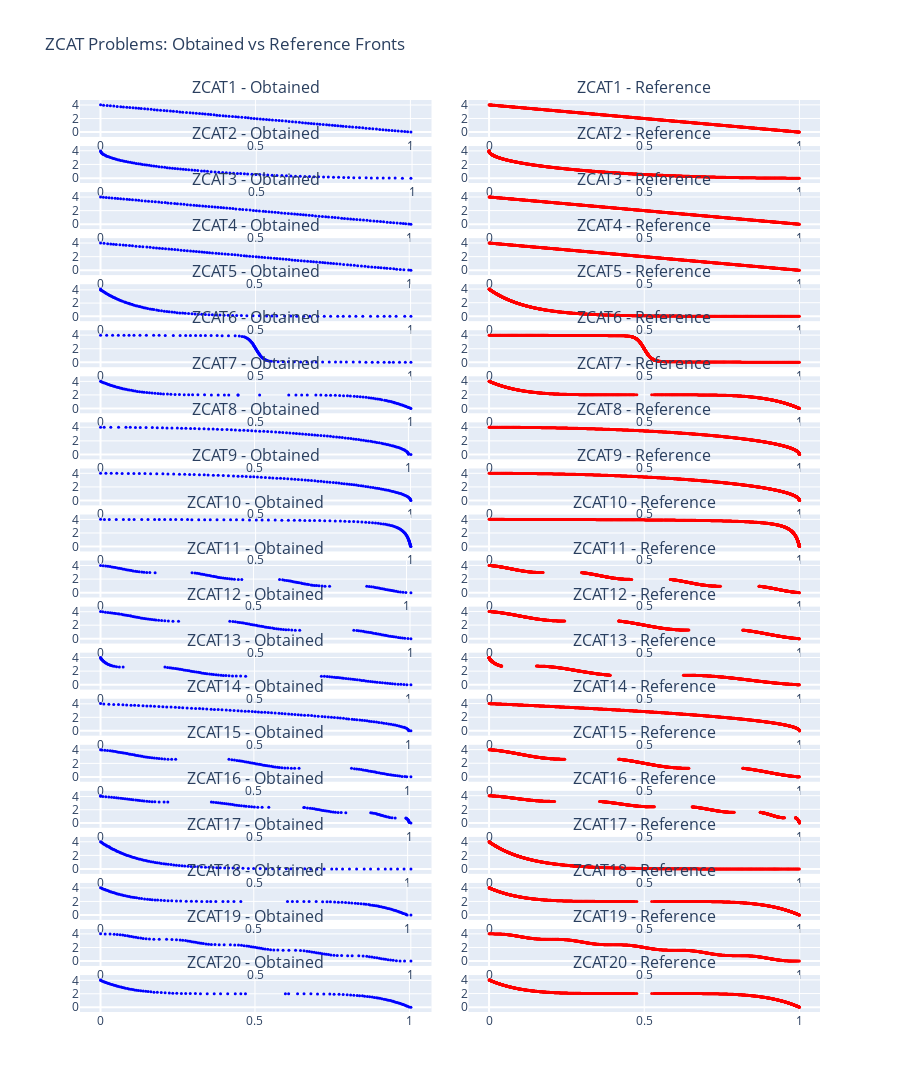

Notebook source saved alongside this figure:
### Code cell
# Visualization
rows = len(zcat_problems)
cols = 2

fig = make_subplots(
    rows=rows, 
    cols=cols,
    subplot_titles=[f"{p.name()} - Obtained" if i%2==0 else f"{p.name()} - Reference" for p in zcat_problems for i in range(2)],
    vertical_spacing=0.01,
    horizontal_spacing=0.05
)

for i, problem in enumerate(zcat_problems):
    problem_name = problem.name()
    row = i + 1
    data = results[problem_name]
    
    # Obtained Front
    obt_solutions = data["obtained"]
    obt_x = [s.objectives[0] for s in obt_solutions]
    obt_y = [s.objectives[1] for s in obt_solutions]
    
    fig.add_trace(
        go.Scatter(x=obt_x, y=obt_y, mode='markers', name=f'{problem_name} Obtained', marker=dict(size=3, color='blue')),
        row=row, col=1
    )

    # Reference Front
    ref_solutions = data["reference"]
    if ref_solutions:
        ref_x = [s.objectives[0] for s in ref_solutions]
        ref_y = [s.objectives[1] for s in ref_solutions]
        
        fig.add_trace(
            go.Scatter(x=ref_x, y=ref_y, mode='markers', name=f'{problem_name} Reference', marker=dict(size=3, color='red')),
            row=row, col=2
        )

# Update layout
fig.update_layout(
    height=300 * rows,  # Adjust height based on number of rows
    width=900,
    title_text="ZCAT Problems: Obtained vs Reference Fronts",
    showlegend=False
)

fig.show()
